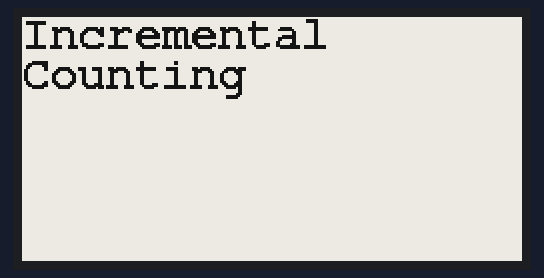
Recording of a sketch running on a simulated Arduino Uno, built for the host (arithmetic inside an expression is 32-bit, double 64-bit). Parts: 250×122 one-colour display.

Above: at 2.3 s.
At 11.1 s:
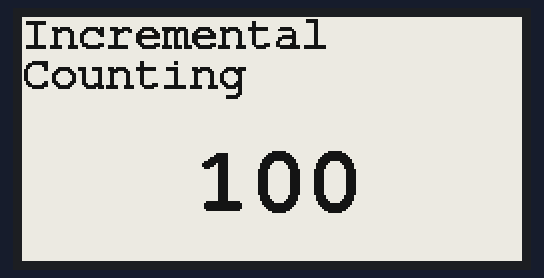
At 15.1 s:
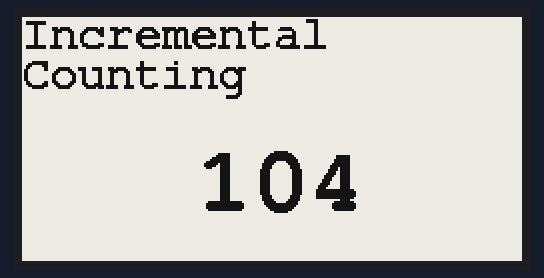
At 20.1 s:
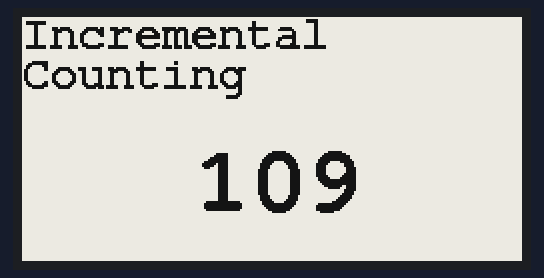
At 29.1 s:
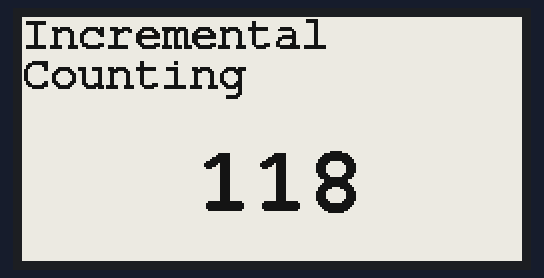
At 38.1 s:
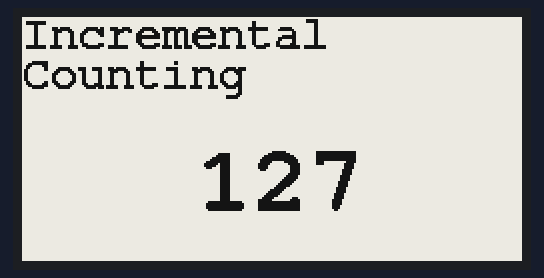

The sketch:

Test_Partial_Increament.ino
```cpp
// base class GxEPD2_GFX can be used to pass references or pointers to the display instance as parameter, uses ~1.2k more code
// enable or disable GxEPD2_GFX base class
#define ENABLE_GxEPD2_GFX 0

#include <GxEPD2_BW.h>
#include <GxEPD2_3C.h>
#include <Fonts/FreeMonoBold12pt7b.h>
#include <Fonts/FreeMonoBold24pt7b.h>

// ESP8266 CS(SS)=15,SCL(SCK)=14,SDA(MOSI)=13,BUSY=16,RES(RST)=5,DC=4

// 2.13'' EPD Module
GxEPD2_BW<GxEPD2_213_BN, GxEPD2_213_BN::HEIGHT> display(GxEPD2_213_BN(/*CS=5*/ 15, /*DC=*/ 4, /*RES=*/ 5, /*BUSY=*/ 16)); // DEPG0213BN 122x250, SSD1680
//GxEPD2_3C<GxEPD2_213_Z98c, GxEPD2_213_Z98c::HEIGHT> display(GxEPD2_213_Z98c(/*CS=5*/ 15, /*DC=*/ 4, /*RES=*/ 5, /*BUSY=*/ 16)); // GDEY0213Z98 122x250, SSD1680


void setup()
{
  display.init(115200, false, 50, false);
  header_text();
  delay(1000);

  showPartialUpdate();
  delay(1000);

  display.hibernate();
}

void header_text()
{
  display.setRotation(1);
  display.setFont(&FreeMonoBold12pt7b);
  display.setTextColor(GxEPD_BLACK);
  display.setFullWindow();
  display.firstPage();
  do
  {
    display.fillScreen(GxEPD_WHITE);
    display.setCursor(0, 15);
    display.print("Incremental");
    display.setCursor(0, 35);
    display.print("Counting");
  }
  while (display.nextPage());
}

//yaitu menggambar atau memperbarui hanya bagian tertentu dari layar (bukan keseluruhan)
void showPartialUpdate()
{
  delay(1000);
  // ukuran box
  uint16_t box_w = 100;
  uint16_t box_h = 50;

  // menghitung posisi tengah
  uint16_t box_x = (display.width() - box_w) / 2;
  uint16_t box_y = ((display.height() - box_h) / 2) + 20;

  int value = 100;
  uint16_t incr = display.epd2.hasFastPartialUpdate ? 1 : 3;
  display.setFont(&FreeMonoBold24pt7b);
  if (display.epd2.WIDTH < 104) display.setFont(0);
  display.setTextColor(GxEPD_BLACK);

  //because I uses 3 colors module, refresh several times so the screen becomes white
  for (uint16_t r = 1; r < 10; r++)
  {
    display.setRotation(1);
    display.setPartialWindow(box_x, box_y, box_w, box_h);
    display.firstPage();
    do
    {
      display.fillRect(box_x, box_y, box_w, box_h, GxEPD_WHITE);
    }
    while (display.nextPage());
    delay(200);
  }

  // show updates in the update box
  for (uint16_t r = 100; r < 1000; r++)
  {
    display.setRotation(1);
    display.setPartialWindow(box_x, box_y, box_w, box_h);
    display.firstPage();
    do
    {
      display.fillRect(box_x, box_y, box_w, box_h, GxEPD_WHITE);
      // Calculate text size
      char r_str[10];
      sprintf(r_str, "%d", r);
      int16_t tbx, tby;
      uint16_t tbw, tbh;
      display.getTextBounds(r_str, 0, 0, &tbx, &tby, &tbw, &tbh);

      // Calculate the center position of the box
      int16_t x = box_x + (box_w - tbw) / 2;
      int16_t y = box_y + (box_h - tbh) / 2 + tbh;

      display.setCursor(x, y);
      display.print(r_str);
    }
    while (display.nextPage());
    delay(500);
  }
}

void loop() {
  // put your main code here, to run repeatedly:
}
```

Measured:
- what the display in image 1 shows lasts 1.0 s, from 11.1 s to 12.1 s
